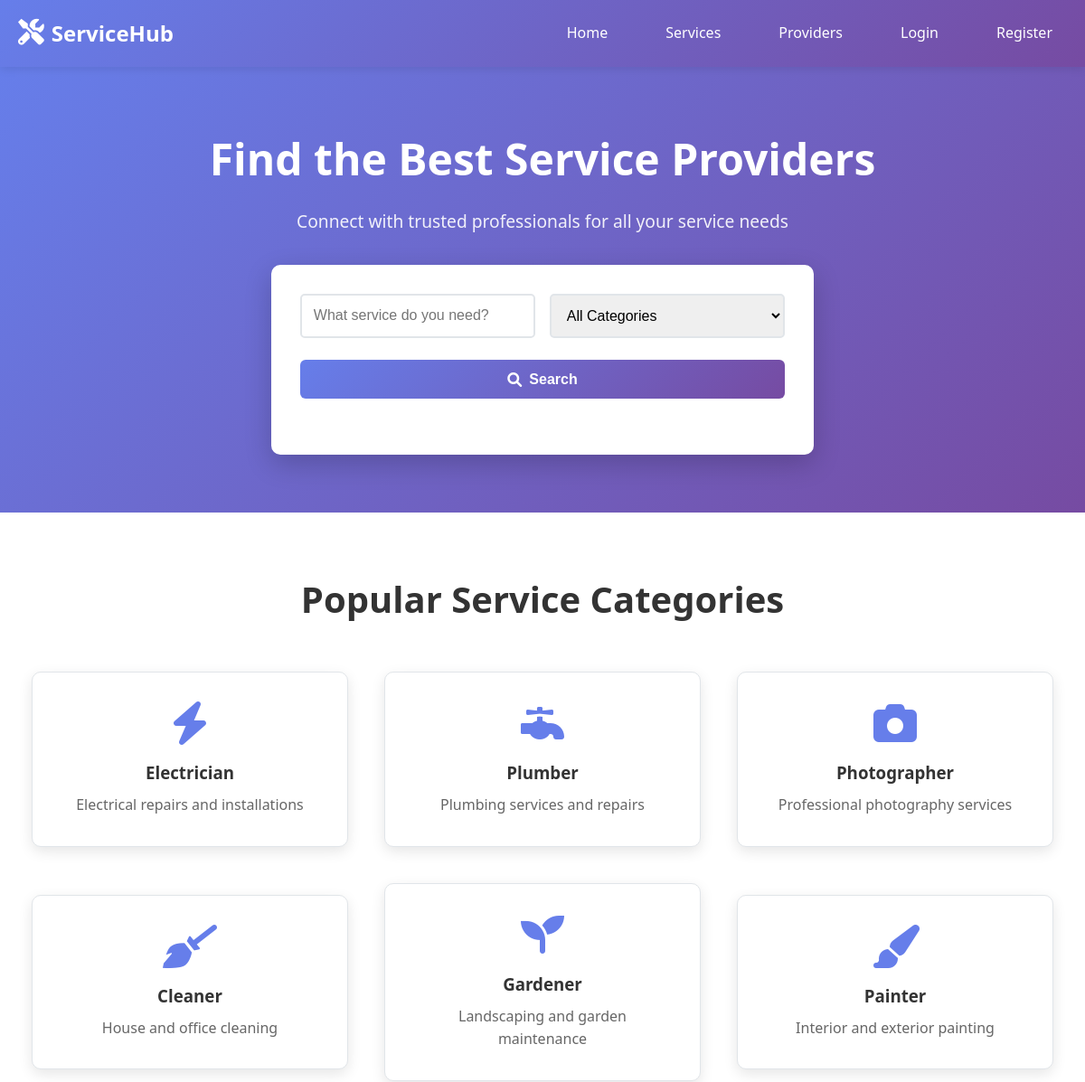
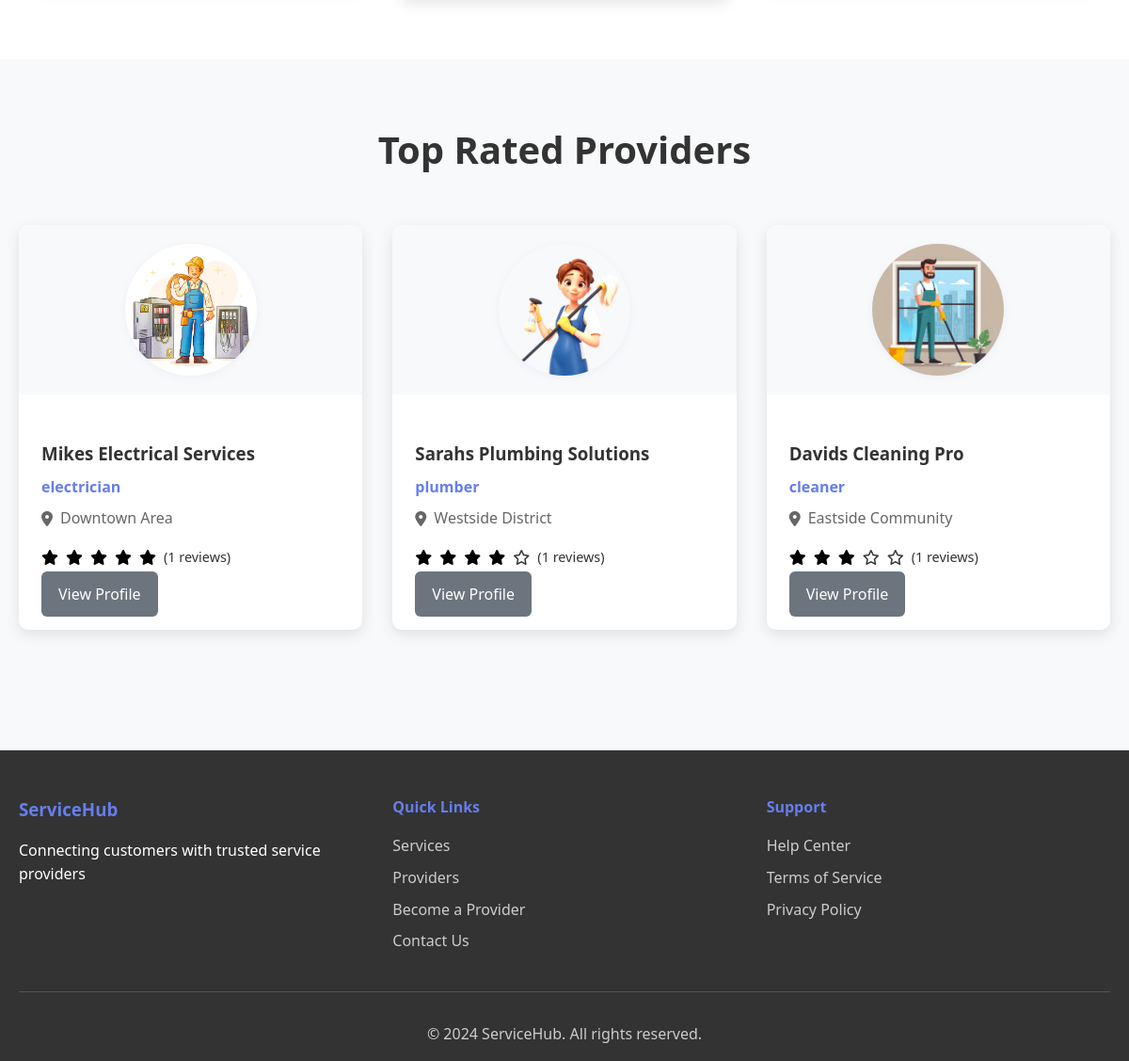
The page / on the database its author committed (2 pictures, top to bottom).
### tables this page shows
CREATE TABLE `providers` (
  `id` int(11) NOT NULL,
  `user_id` int(11) NOT NULL,
  `business_name` varchar(100) NOT NULL,
  `service_category` enum('electrician','plumber','photographer','cleaner','gardener','painter','carpenter','mechanic','tutor','designer') NOT NULL,
  `description` text DEFAULT NULL,
  `location` varchar(255) NOT NULL,
  `phone` varchar(20) NOT NULL,
  `hourly_rate` decimal(10,2) NOT NULL,
  `kyc_document` varchar(255) DEFAULT NULL,
  `status` enum('pending','approved','rejected') NOT NULL DEFAULT 'pending',
  `rating` decimal(3,2) DEFAULT 0.00,
  `total_reviews` int(11) DEFAULT 0,
  `created_at` timestamp NOT NULL DEFAULT current_timestamp(),
  `updated_at` timestamp NOT NULL DEFAULT current_timestamp() ON UPDATE current_timestamp()
);

CREATE TABLE `users` (
  `id` int(11) NOT NULL,
  `username` varchar(50) NOT NULL,
  `email` varchar(100) NOT NULL,
  `password` varchar(255) NOT NULL,
  `role` enum('admin','provider','customer') NOT NULL DEFAULT 'customer',
  `status` enum('active','inactive','suspended') NOT NULL DEFAULT 'active',
  `profile_image` varchar(255) DEFAULT NULL,
  `phone` varchar(20) DEFAULT NULL,
  `address` text DEFAULT NULL,
  `created_at` timestamp NOT NULL DEFAULT current_timestamp(),
  `updated_at` timestamp NOT NULL DEFAULT current_timestamp() ON UPDATE current_timestamp()
);

### index.php (the view, shortened to what this page needs)
<?php
require_once 'config/database.php';
?>
<!DOCTYPE html>
<html lang="en">
<head>
    <link rel="stylesheet" href="assets/css/style.css">
    <link href="https://cdnjs.cloudflare.com/ajax/libs/font-awesome/6.0.0/css/all.min.css" rel="stylesheet">
</head>
<body>
    <nav class="navbar">
        <div class="nav-container">
            <div class="nav-logo">
                <a href="index.php">
                    <i class="fas fa-tools"></i>
                    <span>ServiceHub</span>
                </a>
            </div>
            <div class="nav-menu">
                <a href="index.php" class="nav-link">Home</a>
                <a href="services.php" class="nav-link">Services</a>
                <a href="providers.php" class="nav-link">Providers</a>
                <?php if (isset($_SESSION['user_id'])): ?>
                    <?php if ($_SESSION['role'] === 'admin'): ?>
                        <a href="admin/dashboard.php" class="nav-link">Admin Dashboard</a>
                    <?php elseif ($_SESSION['role'] === 'provider'): ?>
                        <a href="provider/dashboard.php" class="nav-link">Provider Dashboard</a>
                    <?php else: ?>
                        <a href="user/dashboard.php" class="nav-link">My Dashboard</a>
                    <?php endif; ?>
                    <a href="auth/logout.php" class="nav-link">Logout</a>
                <?php else: ?>
                    <a href="auth/login.php" class="nav-link">Login</a>
                    <a href="auth/register.php" class="nav-link">Register</a>
                <?php endif; ?>
            </div>
        </div>
    </nav>
    <section class="hero">
        <div class="hero-content">
            <h1>Find the Best Service Providers</h1>
            <p>Connect with trusted professionals for all your service needs</p>
            <div class="search-box">
                <form action="services.php" method="GET">
                    <input type="text" name="search" placeholder="What service do you need?" required>
                    <select name="category">
                        <option value="">All Categories</option>
                    </select>
                    <button type="submit" class="btn-primary" id="search1-btn">
                        <i class="fas fa-search"></i> Search
                    </button>
                </form>
            </div>
        </div>
    </section>
    <section class="categories">
        <div class="container">
            <h2>Popular Service Categories</h2>
            <div class="category-grid">
                <div class="category-card">
                    <i class="fas fa-bolt"></i>
                    <h3>Electrician</h3>
                    <p>Electrical repairs and installations</p>
                </div>
                <div class="category-card">
                    <i class="fas fa-faucet"></i>
                    <h3>Plumber</h3>
                    <p>Plumbing services and repairs</p>
                </div>
                <div class="category-card">
                    <i class="fas fa-camera"></i>
                    <h3>Photographer</h3>
                    <p>Professional photography services</p>
                </div>
                <div class="category-card">
                    <i class="fas fa-broom"></i>
                    <h3>Cleaner</h3>
                    <p>House and office cleaning</p>
                </div>
                <div class="category-card">
                    <i class="fas fa-seedling"></i>
                    <h3>Gardener</h3>
                    <p>Landscaping and garden maintenance</p>
                </div>
                <div class="category-card">
                    <i class="fas fa-paint-brush"></i>
                    <h3>Painter</h3>
                    <p>Interior and exterior painting</p>
                </div>
            </div>
        </div>
    </section>
    <section class="featured-providers">
        <div class="container">
            <h2>Top Rated Providers</h2>
            <div class="provider-grid">
                <?php
                $query = "SELECT p.*, u.profile_image, AVG(r.rating) as avg_rating, COUNT(r.id) as review_count
                          FROM providers p
                          JOIN users u ON p.user_id = u.id
                          LEFT JOIN reviews r ON p.id = r.provider_id
                          WHERE p.status = 'approved' AND r.id IS NOT NULL
                          GROUP BY p.id
                          HAVING review_count > 0
                          ORDER BY avg_rating DESC, review_count DESC
                          LIMIT 3";
                $result = mysqli_query($conn, $query);
                while ($provider = mysqli_fetch_assoc($result)):
                ?>
                <div class="provider-card">
                    <div class="provider-image">
                        <?php
                        $img_path = 'assets/images/default-avatar.png';
                        if (!empty($provider['profile_image']) && file_exists('uploads/profiles/' . $provider['profile_image'])) {
                            $img_path = 'uploads/profiles/' . $provider['profile_image'];
                        }
                        ?>
                        <img src="<?php echo $img_path; ?>" alt="<?php echo htmlspecialchars($provider['business_name']); ?>">
                    </div>
                    <div class="provider-info">
                        <h3><?php echo htmlspecialchars($provider['business_name']); ?></h3>
                        <p class="category"><?php echo htmlspecialchars($provider['service_category']); ?></p>
                        <p class="location"><i class="fas fa-map-marker-alt"></i> <?php echo htmlspecialchars($provider['location']); ?></p>
                        <div class="rating">
                            <?php
                            $rating = round($provider['avg_rating'] ?: 0);
                            for ($i = 1; $i <= 5; $i++) {
                                if ($i <= $rating) {
                                    echo '<i class="fas fa-star filled"></i>';
                                } else {
                                    echo '<i class="far fa-star"></i>';
                                }
                            }
                            ?>
                            <span>(<?php echo $provider['review_count'] ?: 0; ?> reviews)</span>
                        </div>
                        <a href="provider-details.php?id=<?php echo $provider['id']; ?>" class="btn-secondary">View Profile</a>
                    </div>
                </div>
                <?php endwhile; ?>
            </div>
        </div>
    </section>
    <footer class="footer">
        <div class="container">
            <div class="footer-content">
                <div class="footer-section">
                    <h3>ServiceHub</h3>
                    <p>Connecting customers with trusted service providers</p>
                </div>
                <div class="footer-section">
                    <h4>Quick Links</h4>
                    <ul>
                        <li><a href="services.php">Services</a></li>
                        <li><a href="providers.php">Providers</a></li>
                        <li><a href="auth/register.php">Become a Provider</a></li>
                        <li><a href="contact.php">Contact Us</a></li>
                    </ul>
                </div>
                <div class="footer-section">
                    <h4>Support</h4>
                    <ul>
                        <li><a href="help.php">Help Center</a></li>
                        <li><a href="terms.php">Terms of Service</a></li>
                        <li><a href="privacy.php">Privacy Policy</a></li>
                    </ul>
                </div>
            </div>
            <div class="footer-bottom">
                <p>&copy; 2024 ServiceHub. All rights reserved.</p>
            </div>
        </div>
    </footer>
</body>
</html>

### rows shown on the page
providers: user.profile_image (picture), business_name "Mikes Electrical Services", service_category "electrician", location "Downtown Area", review_count "1"
providers: user.profile_image (picture), business_name "Sarahs Plumbing Solutions", service_category "plumber", location "Westside District", review_count "1"
providers: user.profile_image (picture), business_name "Davids Cleaning Pro", service_category "cleaner", location "Eastside Community", review_count "1"
